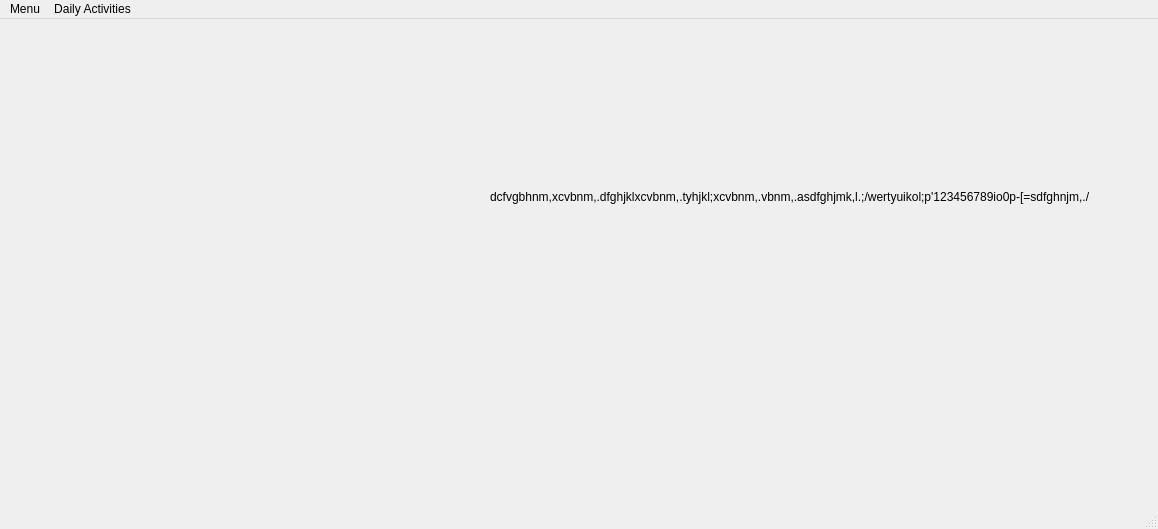
<?xml version="1.0" encoding="UTF-8"?>
<ui version="4.0">
 <class>MainWindow</class>
 <widget class="QMainWindow" name="MainWindow">
  <property name="geometry">
   <rect>
    <x>0</x>
    <y>0</y>
    <width>1158</width>
    <height>529</height>
   </rect>
  </property>
  <property name="windowTitle">
   <string>MainWindow</string>
  </property>
  <widget class="QWidget" name="centralwidget">
   <widget class="QLabel" name="label_2">
    <property name="geometry">
     <rect>
      <x>490</x>
      <y>170</y>
      <width>831</width>
      <height>16</height>
     </rect>
    </property>
    <property name="text">
     <string>dcfvgbhnm,xcvbnm,.dfghjklxcvbnm,.tyhjkl;xcvbnm,.vbnm,.asdfghjmk,l.;/wertyuikol;p'123456789io0p-[=sdfghnjm,./</string>
    </property>
   </widget>
  </widget>
  <widget class="QMenuBar" name="menubar">
   <property name="geometry">
    <rect>
     <x>0</x>
     <y>0</y>
     <width>1158</width>
     <height>26</height>
    </rect>
   </property>
   <widget class="QMenu" name="menuMenu">
    <property name="title">
     <string>Menu</string>
    </property>
    <widget class="QMenu" name="menuStudent_Registration">
     <property name="title">
      <string>Student Registration</string>
     </property>
     <addaction name="actionRegister_Student"/>
     <addaction name="actionEdit_Student"/>
     <addaction name="actionDelete_Student"/>
    </widget>
    <widget class="QMenu" name="menuStudent_Admission">
     <property name="title">
      <string>Student Admission</string>
     </property>
     <addaction name="actionAdmit_Student"/>
     <addaction name="actionEdit_Admission"/>
    </widget>
    <addaction name="menuStudent_Registration"/>
    <addaction name="menuStudent_Admission"/>
   </widget>
   <widget class="QMenu" name="menuDaily_Activities">
    <property name="title">
     <string>Daily Activities</string>
    </property>
   </widget>
   <addaction name="menuMenu"/>
   <addaction name="menuDaily_Activities"/>
  </widget>
  <widget class="QStatusBar" name="statusbar"/>
  <action name="actionRegister_Student">
   <property name="text">
    <string>Register Student</string>
   </property>
  </action>
  <action name="actionEdit_Student">
   <property name="text">
    <string>Edit Student</string>
   </property>
  </action>
  <action name="actionDelete_Student">
   <property name="text">
    <string>Delete Student</string>
   </property>
  </action>
  <action name="actionAdmit_Student">
   <property name="text">
    <string>Admit Student</string>
   </property>
  </action>
  <action name="actionEdit_Admission">
   <property name="text">
    <string>Edit Admission</string>
   </property>
  </action>
 </widget>
 <resources/>
 <connections/>
</ui>
